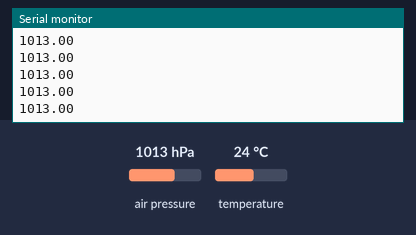
This sketch was run on a simulated Arduino Uno, built with avr-gcc and run on an emulated ATmega328P. Shown: the last lines printed to the serial monitor. The test bench sets the inputs (shaded band); at power-on: air pressure 1013 hPa, temperature 24 °C.

Above: at 1.2 s.
1.3 s: air pressure set to 952 hPa
At 2.1 s:
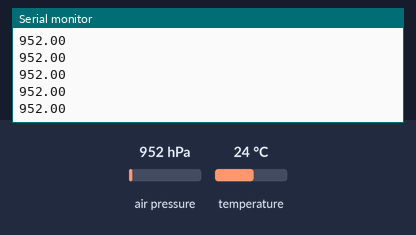
2.8 s: air pressure set to 975 hPa
At 3.3 s:
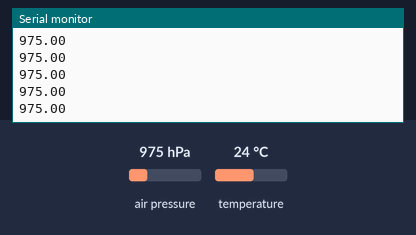
Timing chart, 0 to 5.8 s (numbered marks = the images above; inputs shaded):
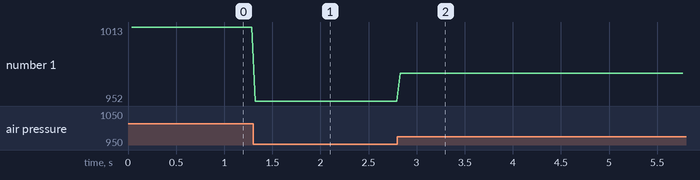

The sketch:

PressureSensor.ino
```cpp
#include <Wire.h>
#include <SFE_BMP180.h>

SFE_BMP180 bmp180;
 char statusp;
  double T, P;
  bool success = false;

void setup() {
  Serial.begin(9600);
  bool success = bmp180.begin();

  if (success) {
    Serial.println("BMP180 init success");
  }
}

void loop() {

 Pressure();

}

void Pressure()
{

 char status;
  double T, P;
  bool success = false;

  statusp = bmp180.startTemperature();

  if (statusp != 0) {
    delay(10);
    statusp = bmp180.getTemperature(T);

    if (statusp != 0) {
      statusp = bmp180.startPressure(3);

      if (statusp != 0) {
        delay(statusp);
        statusp = bmp180.getPressure(P, T);

        if (statusp != 0) {
          //Serial.print("Pressure: ");
          Serial.println(P);
          //Serial.println(" hPa");

         // Serial.print("Temperature: ");
          //Serial.print(T);
         // Serial.println(" C");
        }
      }
    }
  }

}
```

Measured:
- after the input at 1.3 s, the serial monitor: prints a new line at once (image 1)
- after the input at 2.8 s, the serial monitor: prints a new line at once (image 2)
- plotted number 1: 1013 → 952 after the input at 1.3 s, 952 → 975 after the input at 2.8 s
